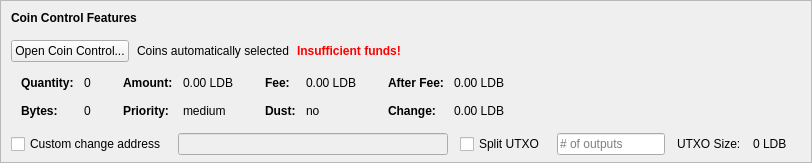
    <widget class="QFrame" name="frameCoinControl">
     <property name="sizePolicy">
      <sizepolicy hsizetype="Expanding" vsizetype="Expanding">
       <horstretch>0</horstretch>
       <verstretch>0</verstretch>
      </sizepolicy>
     </property>
     <property name="maximumSize">
      <size>
       <width>16777215</width>
       <height>16777215</height>
      </size>
     </property>
     <property name="frameShape">
      <enum>QFrame::StyledPanel</enum>
     </property>
     <property name="frameShadow">
      <enum>QFrame::Sunken</enum>
     </property>
     <layout class="QVBoxLayout" name="verticalLayoutCoinControl2">
      <property name="spacing">
       <number>0</number>
      </property>
      <property name="leftMargin">
       <number>0</number>
      </property>
      <property name="topMargin">
       <number>0</number>
      </property>
      <property name="rightMargin">
       <number>0</number>
      </property>
      <property name="bottomMargin">
       <number>6</number>
      </property>
      <item>
       <layout class="QVBoxLayout" name="verticalLayoutCoinControl" stretch="0,0,0,0,1">
        <property name="spacing">
         <number>0</number>
        </property>
        <property name="leftMargin">
         <number>10</number>
        </property>
        <property name="topMargin">
         <number>10</number>
        </property>
        <item>
         <layout class="QHBoxLayout" name="horizontalLayoutCoinControl1">
          <property name="bottomMargin">
           <number>15</number>
          </property>
          <item>
           <widget class="QLabel" name="labelCoinControlFeatures">
            <property name="sizePolicy">
             <sizepolicy hsizetype="Preferred" vsizetype="Maximum">
              <horstretch>0</horstretch>
              <verstretch>0</verstretch>
             </sizepolicy>
            </property>
            <property name="font">
             <font>
              <weight>75</weight>
              <bold>true</bold>
             </font>
            </property>
            <property name="styleSheet">
             <string notr="true">font-weight:bold;</string>
            </property>
            <property name="text">
             <string>Coin Control Features</string>
            </property>
           </widget>
          </item>
         </layout>
        </item>
        <item>
         <layout class="QHBoxLayout" name="horizontalLayoutCoinControl2" stretch="0,0,0,0">
          <property name="spacing">
           <number>8</number>
          </property>
          <property name="bottomMargin">
           <number>10</number>
          </property>
          <item>
           <widget class="QPushButton" name="pushButtonCoinControl">
            <property name="styleSheet">
             <string notr="true"/>
            </property>
            <property name="text">
             <string>Open Coin Control...</string>
            </property>
            <property name="autoDefault">
             <bool>false</bool>
            </property>
           </widget>
          </item>
          <item>
           <widget class="QLabel" name="labelCoinControlAutomaticallySelected">
            <property name="text">
             <string>Coins automatically selected</string>
            </property>
            <property name="margin">
             <number>5</number>
            </property>
           </widget>
          </item>
          <item>
           <widget class="QLabel" name="labelCoinControlInsuffFunds">
            <property name="font">
             <font>
              <weight>75</weight>
              <bold>true</bold>
             </font>
            </property>
            <property name="styleSheet">
             <string notr="true">color:red;font-weight:bold;</string>
            </property>
            <property name="text">
             <string>Insufficient funds!</string>
            </property>
            <property name="margin">
             <number>5</number>
            </property>
           </widget>
          </item>
          <item>
           <spacer name="horizontalSpacerCoinControl">
            <property name="orientation">
             <enum>Qt::Horizontal</enum>
            </property>
            <property name="sizeHint" stdset="0">
             <size>
              <width>40</width>
              <height>1</height>
             </size>
            </property>
           </spacer>
          </item>
         </layout>
        </item>
        <item>
         <widget class="QWidget" name="widgetCoinControl" native="true">
          <property name="sizePolicy">
           <sizepolicy hsizetype="Preferred" vsizetype="Preferred">
            <horstretch>0</horstretch>
            <verstretch>0</verstretch>
           </sizepolicy>
          </property>
          <property name="minimumSize">
           <size>
            <width>0</width>
            <height>0</height>
           </size>
          </property>
          <property name="styleSheet">
           <string notr="true"/>
          </property>
          <layout class="QHBoxLayout" name="horizontalLayoutCoinControl5">
           <property name="leftMargin">
            <number>0</number>
           </property>
           <property name="topMargin">
            <number>0</number>
           </property>
           <property name="rightMargin">
            <number>0</number>
           </property>
           <property name="bottomMargin">
            <number>0</number>
           </property>
           <item>
            <layout class="QHBoxLayout" name="horizontalLayoutCoinControl3" stretch="0,0,0,1">
             <property name="spacing">
              <number>20</number>
             </property>
             <property name="topMargin">
              <number>0</number>
             </property>
             <property name="bottomMargin">
              <number>10</number>
             </property>
             <item>
              <layout class="QFormLayout" name="formLayoutCoinControl1">
               <property name="horizontalSpacing">
                <number>10</number>
               </property>
               <property name="verticalSpacing">
                <number>14</number>
               </property>
               <property name="leftMargin">
                <number>10</number>
               </property>
               <property name="topMargin">
                <number>4</number>
               </property>
               <property name="rightMargin">
                <number>6</number>
               </property>
               <item row="0" column="0">
                <widget class="QLabel" name="labelCoinControlQuantityText">
                 <property name="font">
                  <font>
                   <weight>75</weight>
                   <bold>true</bold>
                  </font>
                 </property>
                 <property name="text">
                  <string>Quantity:</string>
                 </property>
                 <property name="margin">
                  <number>0</number>
                 </property>
                </widget>
               </item>
               <item row="0" column="1">
                <widget class="QLabel" name="labelCoinControlQuantity">
                 <property name="cursor">
                  <cursorShape>IBeamCursor</cursorShape>
                 </property>
                 <property name="contextMenuPolicy">
                  <enum>Qt::ActionsContextMenu</enum>
                 </property>
                 <property name="text">
                  <string notr="true">0</string>
                 </property>
                 <property name="margin">
                  <number>0</number>
                 </property>
                 <property name="textInteractionFlags">
                  <set>Qt::LinksAccessibleByMouse|Qt::TextSelectableByKeyboard|Qt::TextSelectableByMouse</set>
                 </property>
                </widget>
               </item>
               <item row="1" column="0">
                <widget class="QLabel" name="labelCoinControlBytesText">
                 <property name="font">
                  <font>
                   <weight>75</weight>
                   <bold>true</bold>
                  </font>
                 </property>
                 <property name="text">
                  <string>Bytes:</string>
                 </property>
                </widget>
               </item>
               <item row="1" column="1">
                <widget class="QLabel" name="labelCoinControlBytes">
                 <property name="cursor">
                  <cursorShape>IBeamCursor</cursorShape>
                 </property>
                 <property name="contextMenuPolicy">
                  <enum>Qt::ActionsContextMenu</enum>
                 </property>
                 <property name="text">
                  <string notr="true">0</string>
                 </property>
                 <property name="textInteractionFlags">
                  <set>Qt::LinksAccessibleByMouse|Qt::TextSelectableByKeyboard|Qt::TextSelectableByMouse</set>
                 </property>
                </widget>
               </item>
              </layout>
             </item>
             <item>
              <layout class="QFormLayout" name="formLayoutCoinControl2">
               <property name="horizontalSpacing">
                <number>10</number>
               </property>
               <property name="verticalSpacing">
                <number>14</number>
               </property>
               <property name="leftMargin">
                <number>6</number>
               </property>
               <property name="topMargin">
                <number>4</number>
               </property>
               <property name="rightMargin">
                <number>6</number>
               </property>
               <item row="0" column="0">
                <widget class="QLabel" name="labelCoinControlAmountText">
                 <property name="font">
                  <font>
                   <weight>75</weight>
                   <bold>true</bold>
                  </font>
                 </property>
                 <property name="text">
                  <string>Amount:</string>
                 </property>
                 <property name="margin">
                  <number>0</number>
                 </property>
                </widget>
               </item>
               <item row="0" column="1">
                <widget class="QLabel" name="labelCoinControlAmount">
                 <property name="cursor">
                  <cursorShape>IBeamCursor</cursorShape>
                 </property>
                 <property name="contextMenuPolicy">
                  <enum>Qt::ActionsContextMenu</enum>
                 </property>
                 <property name="text">
                  <string notr="true">0.00 LDB</string>
                 </property>
                 <property name="textInteractionFlags">
                  <set>Qt::LinksAccessibleByMouse|Qt::TextSelectableByKeyboard|Qt::TextSelectableByMouse</set>
                 </property>
                </widget>
               </item>
               <item row="1" column="0">
                <widget class="QLabel" name="labelCoinControlPriorityText">
                 <property name="font">
                  <font>
                   <weight>75</weight>
                   <bold>true</bold>
                  </font>
                 </property>
                 <property name="text">
                  <string>Priority:</string>
                 </property>
                </widget>
               </item>
               <item row="1" column="1">
                <widget class="QLabel" name="labelCoinControlPriority">
                 <property name="cursor">
                  <cursorShape>IBeamCursor</cursorShape>
                 </property>
                 <property name="contextMenuPolicy">
                  <enum>Qt::ActionsContextMenu</enum>
                 </property>
                 <property name="text">
                  <string>medium</string>
                 </property>
                 <property name="textInteractionFlags">
                  <set>Qt::LinksAccessibleByMouse|Qt::TextSelectableByKeyboard|Qt::TextSelectableByMouse</set>
                 </property>
                </widget>
               </item>
              </layout>
             </item>
             <item>
              <layout class="QFormLayout" name="formLayoutCoinControl3">
               <property name="horizontalSpacing">
                <number>10</number>
               </property>
               <property name="verticalSpacing">
                <number>14</number>
               </property>
               <property name="leftMargin">
                <number>6</number>
               </property>
               <property name="topMargin">
                <number>4</number>
               </property>
               <property name="rightMargin">
                <number>6</number>
               </property>
               <item row="0" column="0">
                <widget class="QLabel" name="labelCoinControlFeeText">
                 <property name="font">
                  <font>
                   <weight>75</weight>
                   <bold>true</bold>
                  </font>
                 </property>
                 <property name="text">
                  <string>Fee:</string>
                 </property>
                 <property name="margin">
                  <number>0</number>
                 </property>
                </widget>
               </item>
               <item row="0" column="1">
                <widget class="QLabel" name="labelCoinControlFee">
                 <property name="cursor">
                  <cursorShape>IBeamCursor</cursorShape>
                 </property>
                 <property name="contextMenuPolicy">
                  <enum>Qt::ActionsContextMenu</enum>
                 </property>
                 <property name="text">
                  <string notr="true">0.00 LDB</string>
                 </property>
                 <property name="textInteractionFlags">
                  <set>Qt::LinksAccessibleByMouse|Qt::TextSelectableByKeyboard|Qt::TextSelectableByMouse</set>
                 </property>
                </widget>
               </item>
               <item row="1" column="0">
                <widget class="QLabel" name="labelCoinControlLowOutputText">
                 <property name="font">
                  <font>
                   <weight>75</weight>
                   <bold>true</bold>
                  </font>
                 </property>
                 <property name="text">
                  <string>Dust:</string>
                 </property>
                </widget>
               </item>
               <item row="1" column="1">
                <widget class="QLabel" name="labelCoinControlLowOutput">
                 <property name="cursor">
                  <cursorShape>IBeamCursor</cursorShape>
                 </property>
                 <property name="contextMenuPolicy">
                  <enum>Qt::ActionsContextMenu</enum>
                 </property>
                 <property name="text">
                  <string>no</string>
                 </property>
                 <property name="textInteractionFlags">
                  <set>Qt::LinksAccessibleByMouse|Qt::TextSelectableByKeyboard|Qt::TextSelectableByMouse</set>
                 </property>
                </widget>
               </item>
              </layout>
             </item>
             <item>
              <layout class="QFormLayout" name="formLayoutCoinControl4">
               <property name="horizontalSpacing">
                <number>10</number>
               </property>
               <property name="verticalSpacing">
                <number>14</number>
               </property>
               <property name="leftMargin">
                <number>6</number>
               </property>
               <property name="topMargin">
                <number>4</number>
               </property>
               <property name="rightMargin">
                <number>6</number>
               </property>
               <item row="0" column="0">
                <widget class="QLabel" name="labelCoinControlAfterFeeText">
                 <property name="font">
                  <font>
                   <weight>75</weight>
                   <bold>true</bold>
                  </font>
                 </property>
                 <property name="text">
                  <string>After Fee:</string>
                 </property>
                 <property name="margin">
                  <number>0</number>
                 </property>
                </widget>
               </item>
               <item row="0" column="1">
                <widget class="QLabel" name="labelCoinControlAfterFee">
                 <property name="cursor">
                  <cursorShape>IBeamCursor</cursorShape>
                 </property>
                 <property name="contextMenuPolicy">
                  <enum>Qt::ActionsContextMenu</enum>
                 </property>
                 <property name="text">
                  <string notr="true">0.00 LDB</string>
                 </property>
                 <property name="textInteractionFlags">
                  <set>Qt::LinksAccessibleByMouse|Qt::TextSelectableByKeyboard|Qt::TextSelectableByMouse</set>
                 </property>
                </widget>
               </item>
               <item row="1" column="0">
                <widget class="QLabel" name="labelCoinControlChangeText">
                 <property name="font">
                  <font>
                   <weight>75</weight>
                   <bold>true</bold>
                  </font>
                 </property>
                 <property name="text">
                  <string>Change:</string>
                 </property>
                </widget>
               </item>
               <item row="1" column="1">
                <widget class="QLabel" name="labelCoinControlChange">
                 <property name="cursor">
                  <cursorShape>IBeamCursor</cursorShape>
                 </property>
                 <property name="contextMenuPolicy">
                  <enum>Qt::ActionsContextMenu</enum>
                 </property>
                 <property name="text">
                  <string notr="true">0.00 LDB</string>
                 </property>
                 <property name="textInteractionFlags">
                  <set>Qt::LinksAccessibleByMouse|Qt::TextSelectableByKeyboard|Qt::TextSelectableByMouse</set>
                 </property>
                </widget>
               </item>
              </layout>
             </item>
            </layout>
           </item>
          </layout>
         </widget>
        </item>
        <item>
         <layout class="QHBoxLayout" name="horizontalLayoutCoinControl4" stretch="0,0,0,0,0,0,0">
          <property name="spacing">
           <number>12</number>
          </property>
          <property name="sizeConstraint">
           <enum>QLayout::SetDefaultConstraint</enum>
          </property>
          <property name="topMargin">
           <number>5</number>
          </property>
          <property name="rightMargin">
           <number>5</number>
          </property>
          <item>
           <widget class="QCheckBox" name="checkBoxCoinControlChange">
            <property name="toolTip">
             <string>If this is activated, but the change address is empty or invalid, change will be sent to a newly generated address.</string>
            </property>
            <property name="text">
             <string>Custom change address</string>
            </property>
           </widget>
          </item>
          <item>
           <widget class="QValidatedLineEdit" name="lineEditCoinControlChange">
            <property name="enabled">
             <bool>false</bool>
            </property>
            <property name="sizePolicy">
             <sizepolicy hsizetype="Expanding" vsizetype="Fixed">
              <horstretch>0</horstretch>
              <verstretch>0</verstretch>
             </sizepolicy>
            </property>
           </widget>
          </item>
          <item>
           <widget class="QCheckBox" name="splitBlockCheckBox">
            <property name="text">
             <string>Split UTXO</string>
            </property>
           </widget>
          </item>
          <item>
           <widget class="QLineEdit" name="splitBlockLineEdit">
            <property name="sizePolicy">
             <sizepolicy hsizetype="Fixed" vsizetype="Fixed">
              <horstretch>50</horstretch>
              <verstretch>0</verstretch>
             </sizepolicy>
            </property>
            <property name="placeholderText">
             <string># of outputs</string>
            </property>
           </widget>
          </item>
          <item>
           <widget class="QLabel" name="labelBlockSizeText">
            <property name="text">
             <string>UTXO Size:</string>
            </property>
           </widget>
          </item>
          <item>
           <widget class="QLabel" name="labelBlockSize">
            <property name="text">
             <string>0 LDB</string>
            </property>
           </widget>
          </item>
          <item>
           <widget class="QLabel" name="labelCoinControlChangeLabel">
            <property name="sizePolicy">
             <sizepolicy hsizetype="Preferred" vsizetype="Expanding">
              <horstretch>0</horstretch>
              <verstretch>0</verstretch>
             </sizepolicy>
            </property>
            <property name="minimumSize">
             <size>
              <width>0</width>
              <height>0</height>
             </size>
            </property>
            <property name="text">
             <string/>
            </property>
            <property name="margin">
             <number>3</number>
            </property>
           </widget>
          </item>
         </layout>
        </item>
        <item>
         <spacer name="verticalSpacerCoinControl">
          <property name="orientation">
           <enum>Qt::Vertical</enum>
          </property>
          <property name="sizeHint" stdset="0">
           <size>
            <width>800</width>
            <height>1</height>
           </size>
          </property>
         </spacer>
        </item>
       </layout>
      </item>
     </layout>
    </widget>
